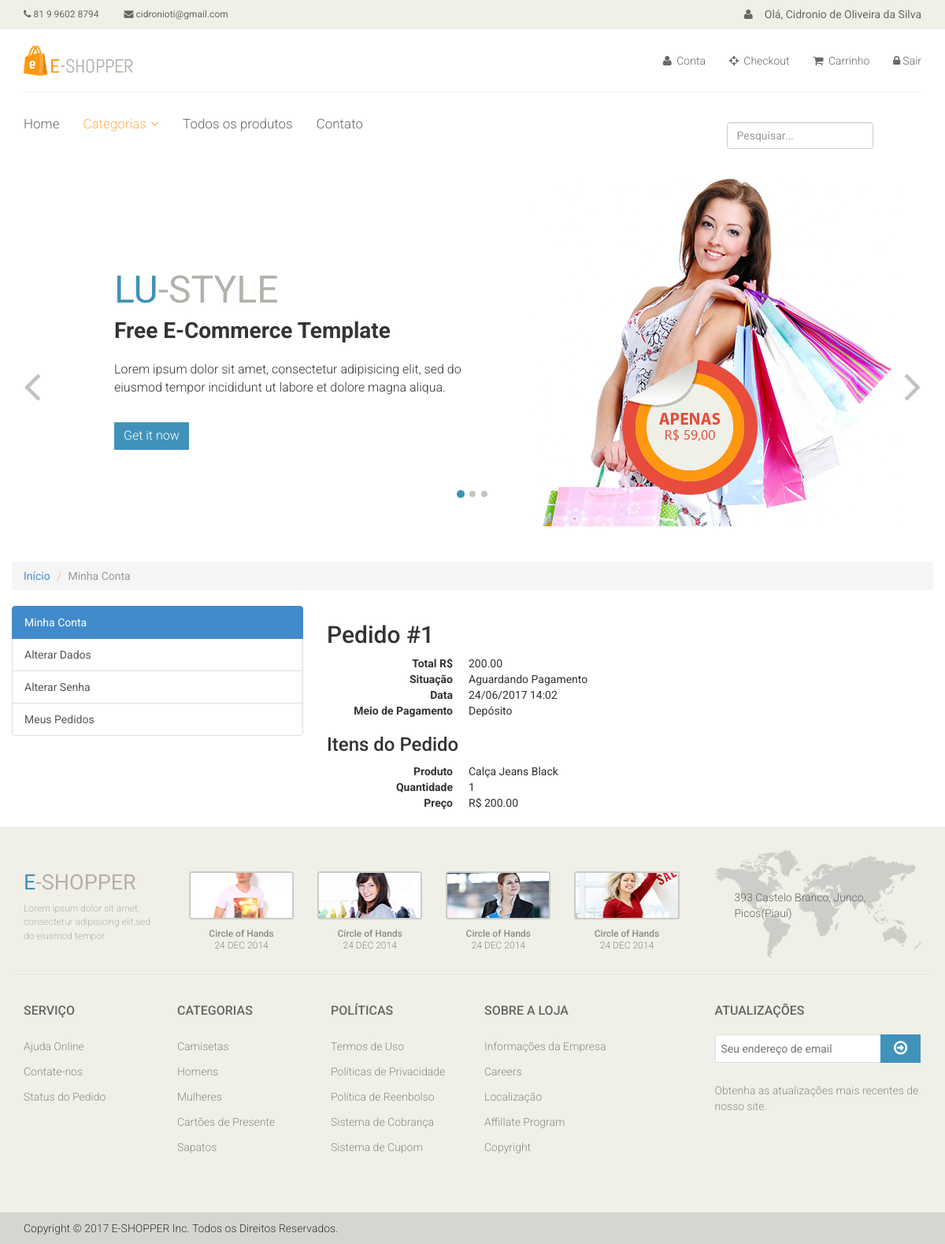
The page /compras/meus-pedidos/1/ (signed in) on the database its author committed.
### accounts/models.py (models this page shows, shortened)
class User(AbstractBaseUser, PermissionsMixin):
	username = models.CharField(
		'Apelido / Usuário', max_length=30, unique=True, validators=[
			validators.RegexValidator(
				re.compile('^[\w.@+-]+$'),
				'Informe um nome de usuário válido.'
				'Este valor deve conter apenas letras, números'
				'e os caracteres: @/./+/-/_ .'
				, 'invalid'
			)
		], help_text = 'Um nome curto que será usado para identifica-lo de forma única na plataforma'
	)
	name = models.CharField('Nome', max_length=100, blank=True)
	email = models.EmailField('E-mail', unique=True)
	is_staff = models.BooleanField('Equipe', default=False)
	is_active = models.BooleanField('Ativo', default=True)
	date_joined = models.DateTimeField('Data de entrada', auto_now_add=True)
	USERNAME_FIELD = 'username'
	REQUIRED_FIELDS = ['email']
	objects= UserManager()
	class Meta:
		verbose_name = 'Usuário'
		verbose_name_plural = 'Usuários'
	def __str__(self):
		return self.name or self.username

### checkout/models.py (models this page shows, shortened)
class Order(models.Model):
	STATUS_CHOICES = (
		(0, 'Aguardando Pagamento'),
		(1, 'Compra Concluída'),
		(2, 'Compra Cancelada'),
	)
	PAYMENT_OPTIONS_CHOICES = (
		('deposit', 'Depósito'),
		('pagseguro', 'PagSeguro'),
		('paypal', 'Paypal'),
	)
	user = models.ForeignKey(settings.AUTH_USER_MODEL, verbose_name='Usuário')
	status = models.IntegerField('Situação', choices=STATUS_CHOICES, default=0, blank=True)
	payment_option = models.CharField('Opção de Pagamento', choices=PAYMENT_OPTIONS_CHOICES, max_length=20, default='deposit')
	created = models.DateTimeField('Criado em', auto_now_add=True)
	modified = models.DateTimeField('Modificado em', auto_now=True)
	objects = OrderManager()
	class Meta:
		verbose_name = 'Pedido'
		verbose_name_plural = 'Pedidos'
	def total(self):
		aggregate_queryset=self.items.aggregate(total=models.Sum(models.F('price') * models.F('quantity'), ouput_field=models.DecimalField))
		return aggregate_queryset['total']
	def pagseguro(self):
		self.payment_option = 'pagseguro'
		self.save()
		pg = PagSeguro(email=settings.PAGSEGURO_EMAIL, token=settings.PAGSEGURO_TOKEN, config={'sandbox': settings.PAGSEGURO_SANDBOX})
		pg.sender = {'email': self.user.email}
		pg.reference_prefix = ''
		pg.shipping = None
		pg.reference = self.pk
		for item in self.items.all():
			pg.items.append({'id': item.product.pk, 'description': item.product.name, 'quantity': item.quantity, 'amount': '%.2f' % item.price})
		return pg

class OrderItem(models.Model):
	order = models.ForeignKey(Order, verbose_name='Pedido', related_name='items')
	product = models.ForeignKey('catalog.Product', verbose_name='Produto')
	quantity = models.PositiveIntegerField('Quantidade', default=1)
	price = models.DecimalField('Preço', decimal_places=2, max_digits=8)
	class Meta:
		verbose_name = 'Item do pedido'
		verbose_name_plural = 'Itens dos pedidos'

### catalog/models.py (models this page shows, shortened)
class Product(models.Model):
	name = models.CharField('Nome', max_length=100)
	slug = models.SlugField('Indetificador', max_length=100)
	category = models.ForeignKey('catalog.Category', verbose_name='Categoria')
	description = models.TextField('Descrição', blank=True)
	price = models.DecimalField('Preço', decimal_places=2, max_digits=10)
	image = models.ImageField('Imagem', upload_to='products', blank=True, null=True)
	created = models.DateTimeField('Criado em', auto_now_add=True)
	modified = models.DateTimeField('Modificado em', auto_now_add=True)
	class Meta:
		verbose_name = 'Produto'
		verbose_name_plural = 'Produtos'
		ordering = ['name']
	def __str__(self):
		return self.name

### checkout/views.py (the view)
class OrderDetailView(LoginRequiredMixin, DetailView):
    template_name = 'checkout/order_detail.html'
    def get_queryset(self):
        return Order.objects.filter(user=self.request.user)

### catalog/context_processors.py (called while the page is built)
def categories(request):
	return {
		'categories': Category.objects.all()
	}

### catalog/models.py (called while the page is built)
	def __str__(self):
		return self.name

	def get_absolute_url(self):
		return reverse('catalog:category', kwargs={'slug': self.slug})

### checkout/templates/checkout/order_detail.html (shortened to what this page needs)
{% extends "accounts/index.html" %}
{% block accounts_container %}
<h2>Pedido #{{ order.pk }}</h2>
<dl class="dl-horizontal">
    <dt>Total R$</dt>
    <dd>{{ object.total|floatformat:"2" }}</dd>
    <dt>Situação</dt>
    <dd>{{ object.get_status_display }}</dd>
    <dt>Data</dt>
    <dd>{{ object.created|date:"d/m/Y H:i" }}</dd>
    <dt>Meio de Pagamento</dt>
    <dd>{{ object.get_payment_option_display }}</dd>
</dl>
<h3>Itens do Pedido</h3>
{% for item in object.items.all %}
    <dl class="dl-horizontal">
        <dt>Produto</dt>
        <dd>{{ item.product }}</dd>
        <dt>Quantidade</dt>
        <dd>{{ item.quantity }}</dd>
        <dt>Preço</dt>
        <dd>R$ {{ item.price|floatformat:"2" }}</dd>
    </dl>
{% endfor %}
{% endblock %}

### core/templates/base.html (shortened to what this page needs)
<!DOCTYPE html>
{% load static %}
<html lang="en">
<head>
    <link href="{% static 'css/bootstrap.min.css' %}" rel="stylesheet">
    <link href="{% static 'css/font-awesome.min.css' %}" rel="stylesheet">
    <link href="{% static 'css/prettyPhoto.css' %}" rel="stylesheet">
    <link href="{% static 'css/price-range.css' %}" rel="stylesheet">
    <link href="{% static 'css/animate.css' %}" rel="stylesheet">
	<link href="{% static 'css/main.css' %}" rel="stylesheet">
	<link href="{% static 'css/responsive.css' %}" rel="stylesheet">
</head>
<body>
	<header id="header">
		<div class="header_top">
			<div class="container">
				<div class="row">
					<div class="col-sm-6 ">
						<div class="contactinfo">
							<ul class="nav nav-pills">
								<li><a href=""><i class="fa fa-phone"></i> 81 9 9602 8794</a></li>
								<li><a href=""><i class="fa fa-envelope"></i>  {{ user.email }}</a></li>
							</ul>
						</div>
					</div>
					<div class="col-sm-6">
						<div class="social-icons pull-right">
							<ul class="nav navbar-nav">
								{% if user.is_authenticated %}
									<li> <a href=""><i class="fa fa-user"></i>Olá, {{ user }}</a></li>
								{% else %}
									<li> <a href=""><i class="fa fa-user"></i>Olá</a></li>
								{% endif %}
							</ul>
						</div>
					</div>
				</div>
			</div>
		</div>
		<div class="header-middle">
			<div class="container">
				<div class="row">
					<div class="col-sm-4">
						<div class="logo pull-left">
							<a href="{% url 'index' %}"><img src="{% static 'img/logo.png' %}" alt="" /></a>
						</div>
					</div>
					<div class="col-sm-8">
						<div class="shop-menu pull-right">
							<ul class="nav navbar-nav">
								<li><a href="{% url 'accounts:index' %}"><i class="fa fa-user"></i> Conta</a></li>
								<li><a href="{% url 'checkout' %}"><i class="fa fa-crosshairs"></i> Checkout</a></li>
								<li><a href="{% url 'checkout:cart_item' %}"><i class="fa fa-shopping-cart"></i> Carrinho</a></li>
								{% if user.is_authenticated %}
									<li><a href="{% url 'logout' %}"><i class="fa fa-lock"></i>Sair</a></li>
								{% else %}
									<li><a href="{% url 'login' %}"><i class="fa fa-lock"></i> Login</a></li>
								{% endif %}
							</ul>
						</div>
					</div>
				</div>
			</div>
		</div>
		<div class="header-bottom">
			<div class="container">
				<div class="row">
					<div class="col-sm-9">
						<div class="mainmenu pull-left">
							<ul class="nav navbar-nav collapse navbar-collapse">
								<li><a href="{% url 'catalog:products' %}">Home</a></li>
								<li class="dropdown"><a href="#" class="active">Categorias<i class="fa fa-angle-down"></i></a>
                                </li>
								<li><a href="{% url 'catalog:products' %}">Todos os produtos</a></li>
								<li><a href="{% url 'contact' %}">Contato</a></li>
							</ul>
						</div>
					</div>
					<div class="col-sm-3">
							<form class="navbar-form navbar-left" role="search" action="{% url 'catalog:products' %}">
						        <div class="form-group">
						          <input name="q" type="text" class="form-control" placeholder="Pesquisar..." />
						        </div>
	     					</form>
					</div>
				</div>
				</div>
			</div>
	</header>
	<section id="slider">
		{% block slider %}
		<div class="container">
			<div class="row">
				<div class="col-sm-12">
					<div id="slider-carousel" class="carousel slide" data-ride="carousel">
						<ol class="carousel-indicators">
							<li data-target="#slider-carousel" data-slide-to="0" class="active"></li>
							<li data-target="#slider-carousel" data-slide-to="1"></li>
							<li data-target="#slider-carousel" data-slide-to="2"></li>
						</ol>
						<div class="carousel-inner">
							<div class="item active">
								<div class="col-sm-6">
									<h1><span>LU</span>-STYLE</h1>
									<h2>Free E-Commerce Template</h2>
									<p>Lorem ipsum dolor sit amet, consectetur adipisicing elit, sed do eiusmod tempor incididunt ut labore et dolore magna aliqua. </p>
									<button type="button" class="btn btn-default get">Get it now</button>
								</div>
								<div class="col-sm-6">
									<img src="{% static 'img/girl1.jpg' %}" class="girl img-responsive" alt="" />
									<img src="{% static 'img/pricing.png' %}"  class="pricing" alt="" />
								</div>
							</div>
						</div>
						<a href="#slider-carousel" class="left control-carousel hidden-xs" data-slide="prev">
							<i class="fa fa-angle-left"></i>
						</a>
						<a href="#slider-carousel" class="right control-carousel hidden-xs" data-slide="next">
							<i class="fa fa-angle-right"></i>
						</a>
					</div>
				</div>
			</div>
		</div>
		{% endblock %}
	</section>
	<section>
		<div class="container">
			<div class="row">
				{% block container %} {% endblock %}
			</div>
		</div>
	</section>
	<footer id="footer">
		<div class="footer-top">
			<div class="container">
				<div class="row">
					<div class="col-sm-2">
						<div class="companyinfo">
							<h2><span>e</span>-shopper</h2>
							<p>Lorem ipsum dolor sit amet, consectetur adipisicing elit,sed do eiusmod tempor</p>
						</div>
					</div>
					<div class="col-sm-7">
						<div class="col-sm-3">
							<div class="video-gallery text-center">
								<a href="#">
									<div class="iframe-img">
										<img src="images/home/iframe1.png" alt="" />
									</div>
								</a>
								<p>Circle of Hands</p>
								<h2>24 DEC 2014</h2>
							</div>
						</div>
						<div class="col-sm-3">
							<div class="video-gallery text-center">
								<a href="#">
									<div class="iframe-img">
										<img src="images/home/iframe2.png" alt="" />
									</div>
								</a>
								<p>Circle of Hands</p>
								<h2>24 DEC 2014</h2>
							</div>
						</div>
						<div class="col-sm-3">
							<div class="video-gallery text-center">
								<a href="#">
									<div class="iframe-img">
										<img src="images/home/iframe3.png" alt="" />
									</div>
								</a>
								<p>Circle of Hands</p>
								<h2>24 DEC 2014</h2>
							</div>
						</div>
						<div class="col-sm-3">
							<div class="video-gallery text-center">
								<a href="#">
									<div class="iframe-img">
										<img src="images/home/iframe4.png" alt="" />
									</div>
								</a>
								<p>Circle of Hands</p>
								<h2>24 DEC 2014</h2>
							</div>
						</div>
					</div>
					<div class="col-sm-3">
						<div class="address">
							<img src="images/home/map.png" alt="" />
							<p>393 Castelo Branco, Junco, Picos(Piauí)</p>
						</div>
					</div>
				</div>
			</div>
		</div>
		<div class="footer-widget">
			<div class="container">
				<div class="row">
					<div class="col-sm-2">
						<div class="single-widget">
							<h2>Serviço</h2>
							<ul class="nav nav-pills nav-stacked">
								<li><a href="#">Ajuda Online</a></li>
								<li><a href="#">Contate-nos</a></li>
								<li><a href="#">Status do Pedido</a></li>
							</ul>
						</div>
					</div>
					<div class="col-sm-2">
						<div class="single-widget">
							<h2>Categorias</h2>
							<ul class="nav nav-pills nav-stacked">
								<li><a href="#">Camisetas</a></li>
								<li><a href="#">Homens</a></li>
								<li><a href="#">Mulheres</a></li>
								<li><a href="#">Cartões de Presente</a></li>
								<li><a href="#">Sapatos</a></li>
							</ul>
						</div>
					</div>
					<div class="col-sm-2">
						<div class="single-widget">
							<h2>Políticas</h2>
							<ul class="nav nav-pills nav-stacked">
								<li><a href="#">Termos de Uso</a></li>
								<li><a href="#">Políticas de Privacidade</a></li>
								<li><a href="#">Política de Reenbolso</a></li>
								<li><a href="#">Sistema de Cobrança</a></li>
								<li><a href="#">Sistema de Cupom</a></li>
							</ul>
						</div>
					</div>
					<div class="col-sm-2">
						<div class="single-widget">
							<h2>Sobre a Loja</h2>
							<ul class="nav nav-pills nav-stacked">
								<li><a href="#">Informações da Empresa</a></li>
								<li><a href="#">Careers</a></li>
								<li><a href="#">Localização</a></li>
								<li><a href="#">Affillate Program</a></li>
								<li><a href="#">Copyright</a></li>
							</ul>
						</div>
					</div>
					<div class="col-sm-3 col-sm-offset-1">
						<div class="single-widget">
							<h2>Atualizações</h2>
							<form action="#" class="searchform">
								<input type="text" placeholder="Seu endereço de email" />
								<button type="submit" class="btn btn-default"><i class="fa fa-arrow-circle-o-right"></i></button>
								<p>Obtenha as atualizações mais recentes de
								nosso site.</p>
							</form>
						</div>
					</div>
				</div>
			</div>
		</div>
		<div class="footer-bottom">
			<div class="container">
				<div class="row">
					<p class="pull-left">Copyright © 2017 E-SHOPPER Inc. Todos os Direitos Reservados.</p>
				</div>
			</div>
		</div>
	</footer>
</body>
</html>

### rows shown on the page
User: email "cidronioti@gmail.com", name "Cidronio de Oliveira da Silva"
Order: pk "1", total "200.00", status "Aguardando Pagamento", created "24/06/2017 14:02", payment_option "Depósito"
OrderItem: product "Calça Jeans Black", quantity "1", price "200.00"
